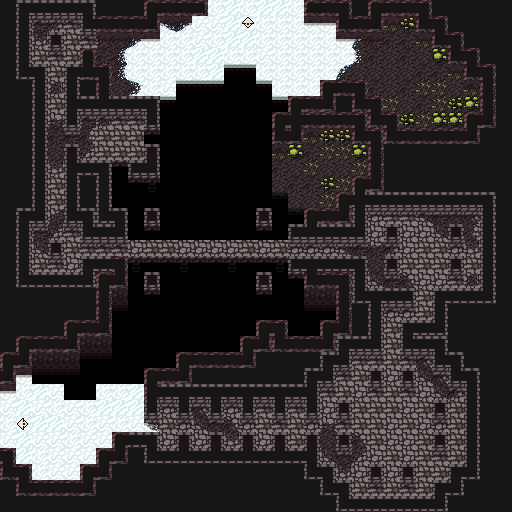

The image is a tile-based game level rendered from a .tmx file. Its description and source (layers, tilesets, objects; grid data summarised) follow:
An orthogonal 32x32 tile map with 16x16 px tiles, 4 tile layers (logic, base, deco, deco2), 2 tilesets.

<map version="1.0" tiledversion="2020.12.26" orientation="orthogonal" renderorder="left-up" width="32" height="32" tilewidth="16" tileheight="16" infinite="0" nextlayerid="5" nextobjectid="1">
 <tileset firstgid="1" source="tiles_faith_decoration.tsx" />
 <tileset firstgid="1025" source="tiles2.tsx" />
 <layer id="4" name="logic" width="32" height="32" locked="1">
  <data>[1024 cells, 1024 non-empty, 6 distinct tile ids]</data>
 </layer>
 <layer id="1" name="base" width="32" height="32">
  <data>[1024 cells, 1024 non-empty, 38 distinct tile ids]</data>
 </layer>
 <layer id="3" name="deco" width="32" height="32" locked="1">
  <data>[1024 cells, 68 non-empty, 24 distinct tile ids]</data>
 </layer>
 <layer id="2" name="deco2" width="32" height="32" locked="1">
  <data>[1024 cells, 137 non-empty, 14 distinct tile ids]</data>
 </layer>
</map>
